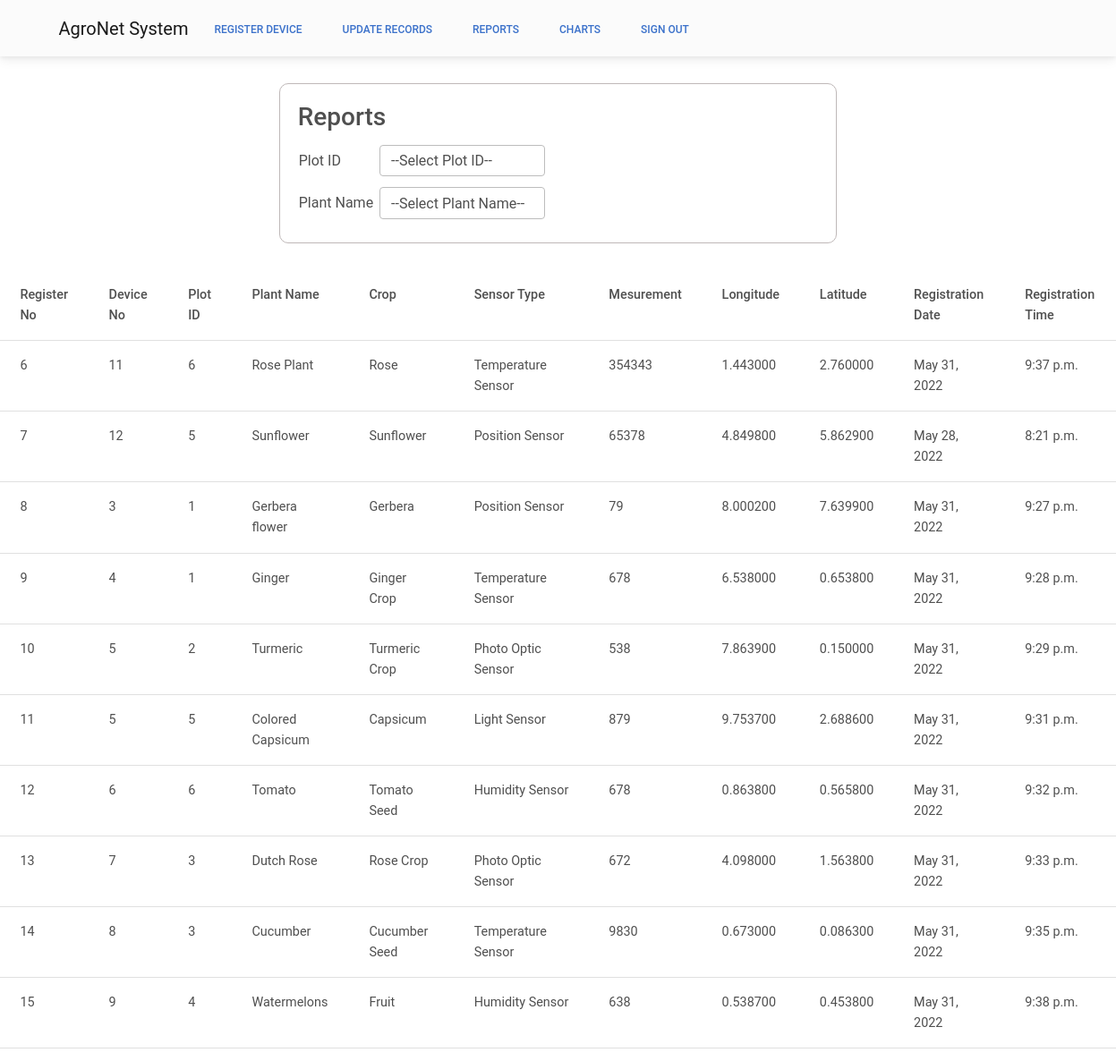
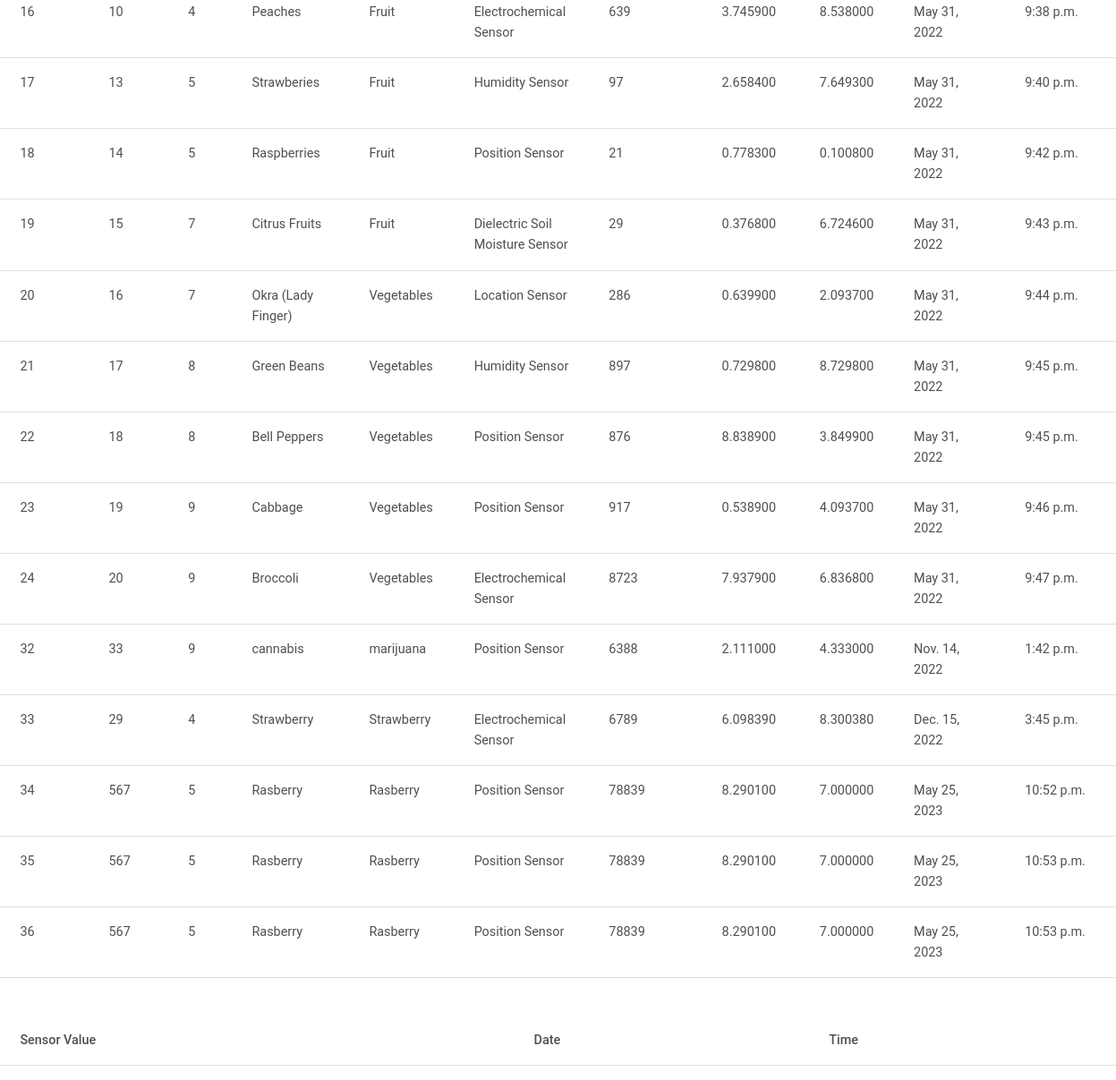
The page /Reports/ (signed in) on the database its author committed (2 pictures, top to bottom).
### sensor/models.py (models this page shows, shortened)
class sensor_register(models.Model):
    register_no = models.AutoField(primary_key=True)
    device_no = models.IntegerField()
    sen_longitude = models.DecimalField(max_digits=7,decimal_places=6, default=1.0)
    sen_latitude = models.DecimalField(max_digits=7,decimal_places=6, default=1.0)
    date = models.DateField(auto_now=True)
    time_zone = models.TimeField(auto_now=True)
    sen_type = models.CharField(max_length=20)
    plant_name = models.CharField(max_length=20)
    measurement = models.IntegerField()
    plot_id = models.IntegerField()
    crop = models.CharField(max_length=50,default=False)
    sensor_value = models.IntegerField(default=0,blank=True)
    value_date = models.DateField(auto_now=True,blank=True)
    value_time = models.TimeField(auto_now=True,blank=True)

### sensor/views.py (the view)
# urls.py: path("Reports/", views.Reports, name="Reports"),
@login_required
def Reports(request):
    context = {}
    data = sensor_register.objects.all()
    plot = request.GET.get('param')
    maindata = sensor_register.objects.all().filter(plot_id=plot)
    if 'param1' in request.GET:
        name = request.GET.get('param1')
        data = sensor_register.objects.all().filter(pk=name)
        history = records.objects.all().filter(plant_name2=data[0].plant_name)
        context['history'] = history
    context['data'] = maindata
    context['num'] = plot
    context['sensors'] = data
    return render(request, 'Reports.html', context)

### sensor/templates/Reports.html (shortened to what this page needs)
<!DOCTYPE html>
<html lang="en">
<head>{% load static %}
    <link href="https://cdnjs.cloudflare.com/ajax/libs/mdb-ui-kit/6.2.0/mdb.min.css" rel="stylesheet" />
</head>
<body>
    <nav class="navbar sticky-top navbar-expand-lg navbar-light bg-light">
        <div class="container">
            <a class="navbar-brand me-2" href="/">AgroNet System
            </a>
            <div class="collapse navbar-collapse" id="navbarButtonsExample">
                <div class="d-flex align-items-center">
                    <a href="{% url 'Dashboard' %}"><button class="btn btn-link px-3 me-2">Register Device</button></a>
                    <a href="{% url 'DailyRecords' %}"><button class="btn btn-link px-3 me-2">Update Records</button></a>
                    <a href="{% url 'Reports' %}"><button class="btn btn-link px-3 me-2">Reports</button></a>
                    <a href="{% url 'charts' %}"><button class="btn btn-link px-3 me-2">Charts</button></a>
                    <a href="{% url 'logoutuser' %}"><button class="btn btn-link px-3 me-2">Sign Out</button></a>
                </div>
            </div>
        </div>
    </nav>
    <div class="container" style="margin:30px auto; width: 50%;border: 1px solid rgb(191, 184, 184); border-radius: 10px;padding: 20px;">
        <h3>Reports</h3>
        <table>
            <tr>
                <td>Plot ID </td>
                <td><select class="form-control" name="display_plotid" id="display_plotid">
                    <option>--Select Plot ID--</option>
                </select></td>
            </tr>
            <tr>
                <td>Plant Name </td>
                <td><select  class="form-control" name="display_plant_name" id="display_plant_name">
                    <option>--Select Plant Name--</option>
                </select></td>
            </tr>
        </table>
    </div>
    <div class="main">
        <table class="table" border="0" cellspacing="2">
            <tr>
                <th>Register No</th>
                <th>Device No</th>
                <th>Plot ID</th>
                <th>Plant Name</th>
                <th>Crop</th>
                <th>Sensor Type</th>
                <th>Mesurement</th>
                <th>Longitude</th>
                <th>Latitude</th>
                <th>Registration Date</th>
                <th>Registration Time</th>
            </tr>
            {% for i in sensors %}
            <tr>
                <td>{{ i.register_no }}</td>
                <td>{{ i.device_no }}</td>
                <td>{{ i.plot_id }}</td>
                <td>{{ i.plant_name }}</td>
                <td>{{ i.crop }}</td>
                <td>{{ i.sen_type }}</td>
                <td>{{ i.measurement }}</td>
                <td>{{ i.sen_longitude }}</td>
                <td>{{ i.sen_latitude }}</td>
                <td>{{ i.date }}</td>
                <td>{{ i.time_zone }}</td>
            </tr>
            {% endfor %}
        </table>
        <br>
        <table border="0" cellspacing="3" class="table">
            <tr>
                <th>Sensor Value</th>
                <th>Date</th>
                <th>Time</th>
            </tr>
        </table>
    </div>
</body>
</html>

### sensor/templates/Reports.html (style rules this page uses)
input, select { margin: 5px; }
button { margin: 5px; }

### rows shown on the page
sensor_register: register_no "6", device_no "11", plot_id "6", plant_name "Rose Plant", crop "Rose", sen_type "Temperature Sensor", measurement "354343", sen_longitude "1.443000", sen_latitude "2.760000", date "May 31, 2022", time_zone "9:37 p.m."
sensor_register: register_no "7", device_no "12", plot_id "5", plant_name "Sunflower", crop "Sunflower", sen_type "Position Sensor", measurement "65378", sen_longitude "4.849800", sen_latitude "5.862900", date "May 28, 2022", time_zone "8:21 p.m."
sensor_register: register_no "8", device_no "3", plot_id "1", plant_name "Gerbera flower", crop "Gerbera", sen_type "Position Sensor", measurement "79", sen_longitude "8.000200", sen_latitude "7.639900", date "May 31, 2022", time_zone "9:27 p.m."
sensor_register: register_no "9", device_no "4", plot_id "1", plant_name "Ginger", crop "Ginger Crop", sen_type "Temperature Sensor", measurement "678", sen_longitude "6.538000", sen_latitude "0.653800", date "May 31, 2022", time_zone "9:28 p.m."
sensor_register: register_no "10", device_no "5", plot_id "2", plant_name "Turmeric", crop "Turmeric Crop", sen_type "Photo Optic Sensor", measurement "538", sen_longitude "7.863900", sen_latitude "0.150000", date "May 31, 2022", time_zone "9:29 p.m."
sensor_register: register_no "11", device_no "5", plot_id "5", plant_name "Colored Capsicum", crop "Capsicum", sen_type "Light Sensor", measurement "879", sen_longitude "9.753700", sen_latitude "2.688600", date "May 31, 2022", time_zone "9:31 p.m."
sensor_register: register_no "12", device_no "6", plot_id "6", plant_name "Tomato", crop "Tomato Seed", sen_type "Humidity Sensor", measurement "678", sen_longitude "0.863800", sen_latitude "0.565800", date "May 31, 2022", time_zone "9:32 p.m."
sensor_register: register_no "13", device_no "7", plot_id "3", plant_name "Dutch Rose", crop "Rose Crop", sen_type "Photo Optic Sensor", measurement "672", sen_longitude "4.098000", sen_latitude "1.563800", date "May 31, 2022", time_zone "9:33 p.m."
sensor_register: register_no "14", device_no "8", plot_id "3", plant_name "Cucumber", crop "Cucumber Seed", sen_type "Temperature Sensor", measurement "9830", sen_longitude "0.673000", sen_latitude "0.086300", date "May 31, 2022", time_zone "9:35 p.m."
sensor_register: register_no "15", device_no "9", plot_id "4", plant_name "Watermelons", crop "Fruit", sen_type "Humidity Sensor", measurement "638", sen_longitude "0.538700", sen_latitude "0.453800", date "May 31, 2022", time_zone "9:38 p.m."
sensor_register: register_no "16", device_no "10", plot_id "4", plant_name "Peaches", crop "Fruit", sen_type "Electrochemical Sensor", measurement "639", sen_longitude "3.745900", sen_latitude "8.538000", date "May 31, 2022", time_zone "9:38 p.m."
sensor_register: register_no "17", device_no "13", plot_id "5", plant_name "Strawberies", crop "Fruit", sen_type "Humidity Sensor", measurement "97", sen_longitude "2.658400", sen_latitude "7.649300", date "May 31, 2022", time_zone "9:40 p.m."
sensor_register: register_no "18", device_no "14", plot_id "5", plant_name "Raspberries", crop "Fruit", sen_type "Position Sensor", measurement "21", sen_longitude "0.778300", sen_latitude "0.100800", date "May 31, 2022", time_zone "9:42 p.m."
sensor_register: register_no "19", device_no "15", plot_id "7", plant_name "Citrus Fruits", crop "Fruit", sen_type "Dielectric Soil Moisture Sensor", measurement "29", sen_longitude "0.376800", sen_latitude "6.724600", date "May 31, 2022", time_zone "9:43 p.m."
sensor_register: register_no "20", device_no "16", plot_id "7", plant_name "Okra (Lady Finger)", crop "Vegetables", sen_type "Location Sensor", measurement "286", sen_longitude "0.639900", sen_latitude "2.093700", date "May 31, 2022", time_zone "9:44 p.m."
sensor_register: register_no "21", device_no "17", plot_id "8", plant_name "Green Beans", crop "Vegetables", sen_type "Humidity Sensor", measurement "897", sen_longitude "0.729800", sen_latitude "8.729800", date "May 31, 2022", time_zone "9:45 p.m."
sensor_register: register_no "22", device_no "18", plot_id "8", plant_name "Bell Peppers", crop "Vegetables", sen_type "Position Sensor", measurement "876", sen_longitude "8.838900", sen_latitude "3.849900", date "May 31, 2022", time_zone "9:45 p.m."
sensor_register: register_no "23", device_no "19", plot_id "9", plant_name "Cabbage", crop "Vegetables", sen_type "Position Sensor", measurement "917", sen_longitude "0.538900", sen_latitude "4.093700", date "May 31, 2022", time_zone "9:46 p.m."
sensor_register: register_no "24", device_no "20", plot_id "9", plant_name "Broccoli", crop "Vegetables", sen_type "Electrochemical Sensor", measurement "8723", sen_longitude "7.937900", sen_latitude "6.836800", date "May 31, 2022", time_zone "9:47 p.m."
sensor_register: register_no "32", device_no "33", plot_id "9", plant_name "cannabis", crop "marijuana", sen_type "Position Sensor", measurement "6388", sen_longitude "2.111000", sen_latitude "4.333000", date "Nov. 14, 2022", time_zone "1:42 p.m."
sensor_register: register_no "33", device_no "29", plot_id "4", plant_name "Strawberry", crop "Strawberry", sen_type "Electrochemical Sensor", measurement "6789", sen_longitude "6.098390", sen_latitude "8.300380", date "Dec. 15, 2022", time_zone "3:45 p.m."
sensor_register: register_no "34", device_no "567", plot_id "5", plant_name "Rasberry", crop "Rasberry", sen_type "Position Sensor", measurement "78839", sen_longitude "8.290100", sen_latitude "7.000000", date "May 25, 2023", time_zone "10:52 p.m."
sensor_register: register_no "35", device_no "567", plot_id "5", plant_name "Rasberry", crop "Rasberry", sen_type "Position Sensor", measurement "78839", sen_longitude "8.290100", sen_latitude "7.000000", date "May 25, 2023", time_zone "10:53 p.m."
sensor_register: register_no "36", device_no "567", plot_id "5", plant_name "Rasberry", crop "Rasberry", sen_type "Position Sensor", measurement "78839", sen_longitude "8.290100", sen_latitude "7.000000", date "May 25, 2023", time_zone "10:53 p.m."
